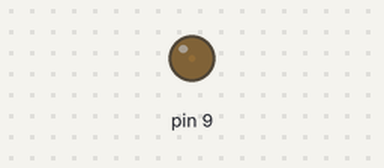
This sketch was run on a simulated Arduino Uno, built with avr-gcc and run on an emulated ATmega328P. Shown: output pins drawn as LEDs (lit = HIGH).

Above: at 0.05 s.
At 1.7 s:
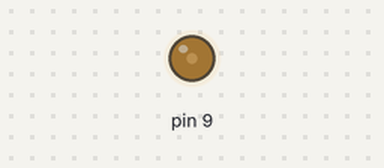
At 3.4 s:
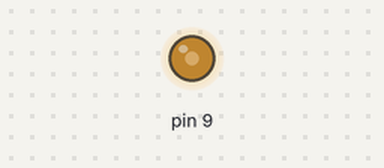
At 6.75 s:
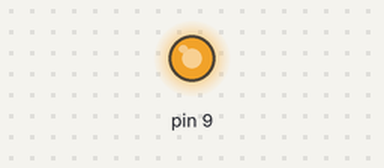
Timing chart, 0 to 8.8 s (numbered marks = the images above):
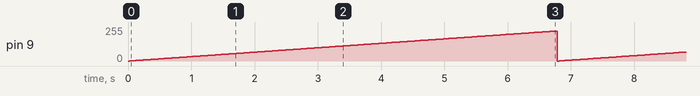

Measured:
- by itself, pin 9: ramps from 0/255 to 225/255 and jumps back, once every 6.8 s

The sketch:

ledfading.ino
```cpp
//Program Name: ledfading
//Group Name: Hazim And Megat
//1.Hazim Farhan
//2.Megat M.Irfan
void setup() {
  // put your setup code here, to run once:
}

void loop() {
  // put your main code here, to run repeatedly:
  // to make fading more faster , increase the fadeValue
  for (int fadeValue = 0; fadeValue <=225; fadeValue += 1){
    analogWrite(9,fadeValue);//pin 9 is for PWM
    delay(30);
  }
  for(int fadeValue = 225; fadeValue <=0;fadeValue-=1){
    analogWrite(9,fadeValue);
    delay(30);
  }
}
```
